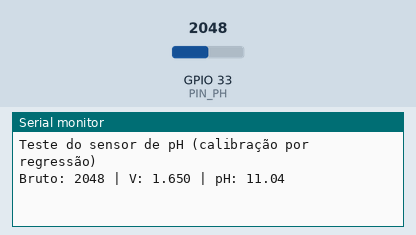
A sketch run on a simulated ESP32. On the bench: the last lines printed to the serial monitor. The inputs (shaded band) are chosen by the test bench; at power-on: GPIO 33 (PIN_PH) = 2048.

Above: at 1.4 s.
1.5 s: GPIO 33 (PIN_PH) set to 2866
At 2.1 s:
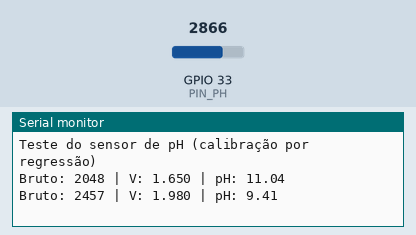
3.0 s: GPIO 33 (PIN_PH) set to 3603
At 5.0 s:
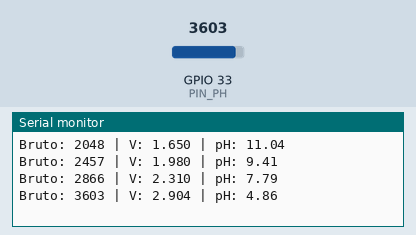
Timing chart, 0 to 6.5 s (numbered marks = the images above; inputs shaded):
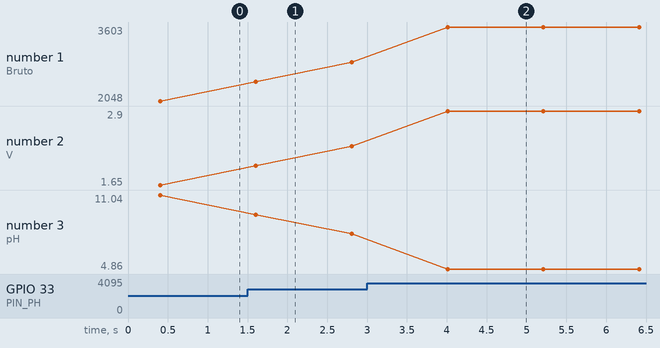

The sketch:

teste_ph.ino
```cpp
/*
  Teste do sensor de pH (ESP32)

  Converte a tensão do módulo em pH com uma reta de calibração
  ajustada por regressão em soluções tampão:
      pH = A * V + B
  Refaça a calibração (A e B) sempre que trocar ou envelhecer o eletrodo.
*/

const int   PIN_PH      = 33;      // ADC1 (GPIO 32-39)
const float ADC_REF     = 3.3f;
const int   ADC_RES     = 4095;
const int   N_AMOSTRAS  = 20;

// Coeficientes da regressão (3 pontos)
const float A = -4.9330607719f;
const float B = 19.1806641951f;

void setup() {
  Serial.begin(115200);
  analogSetPinAttenuation(PIN_PH, ADC_11db);  // Faixa útil ~0-3,3 V
  delay(200);
  Serial.println("Teste do sensor de pH (calibração por regressão)");
}

void loop() {
  long soma = 0;
  for (int i = 0; i < N_AMOSTRAS; i++) {
    soma += analogRead(PIN_PH);
    delay(10);
  }

  float media = soma / static_cast<float>(N_AMOSTRAS);
  float tensao = media * (ADC_REF / ADC_RES);
  float ph = A * tensao + B;

  Serial.printf("Bruto: %d | V: %.3f | pH: %.2f\n",
                static_cast<int>(media), tensao, ph);
  delay(1000);
}
```

Measured:
- after the input at 1.5 s, the serial monitor: prints a new line after 0.11 s (image 1)
- after the input at 3.0 s, the serial monitor: prints a new line after 1.0 s (image 2)
- plotted number 1: 2048 → 2866 after the input at 1.5 s, 2866 → 3603 after the input at 3.0 s
- plotted number 2: 1.65 → 2.31 after the input at 1.5 s, 2.31 → 2.9 after the input at 3.0 s
- plotted number 3: 11.04 → 7.79 after the input at 1.5 s, 7.79 → 4.86 after the input at 3.0 s
